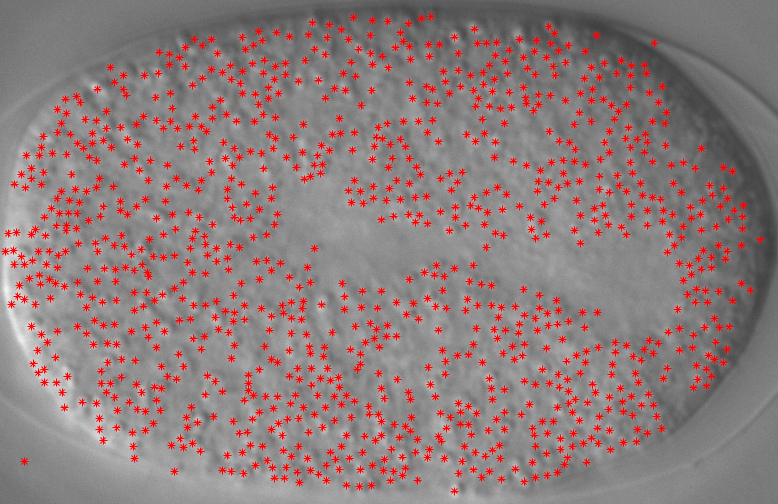
#> input picture expt/cCelegans2018x.png, 778 x 504 px
$ jupyter execute --allow-errors AsterQuant_V6.py.ipynb   (shell and % lines are left out)
#> lines starting #> are read from the running program, lines starting #| are printed output that depends on the picture
[cell 1]
'''
Neha Khetan,
AsterQuant: 2017 - 2022
@ Athale Lab, IISER Pune

Platform to measure aster statistics  i.e. packing and spatial analysis
Developed for Multi - aster project
Can be extended to multiple systems


* Librariers  required: under import
* Files:
         1. AsterQuant_V6.py
         2. compute_functions.py
         3. coordinate_merger.py
         4. plot_Quantvoronoi.py
         5. plot_voronoi.py
         6. READ ME File: README_AsterQuant.md
* USAGE: Check README_AsterQuant.md
'''

import sys
import os
import cv2
import numpy as np
from random import uniform


from scipy.spatial import Voronoi, Delaunay , voronoi_plot_2d
from shapely.geometry import MultiPoint, Point, Polygon
from shapely.ops import polygonize
from scipy.spatial import ConvexHull


import matplotlib.pyplot as plt
import matplotlib.image as mpimg
from matplotlib.ticker import MaxNLocator
from pylab import plot, ginput, show, axis


import plot_voronoi_B as plotdata
import plot_Quantvoronoi as plotQuantdata
import compute_functions as comfun

#############################################################################################################
# 					                       Specify PATHs, filenames, parameters , criterion
#############################################################################################################

# input image path
IPATH_Image         = './expt/' #'./Output_DATA/redo_thickLines/' #../rsk10uM_2021/' #NH4Cl/new/' # './../rsk-dose/1uM/' #'./10uM_RSk/' #'./image/'
# path for input coordinates and boundary points
IPATH_File          = './expt/'
# output path for figures
OPATH_fig			= './output_fig/' #
# output path for files
OPATH_files			= './output_files/' #
OffsetAU	    	=  0      # not used now, exists due to historical reasons - pls ignore


vizpt                    = 1  # bool for visual representation of voronoi plot. # 0: minimal bp represented 1: additional points represented but not considered for stats
NumberBoundaryPointsViz  = 25
cuttoff_merge_expt       = 1


# ---------------- User reqd. inputs ----------------------
# Image file
filenameImage            = 'cCelegans2018x' #'Fig4E' # #  #'MAX_Projet_.lif - Series023grt1_cf_0.1851'
px2micron                =  1 # 0.152 		  120.0/150.0 #0.284   # 1 px corresponds to um?# work in progress to read metadata here n infer as in matlab - for now - its an input param for user
extn                     = '.png'
# a name of choice for ur reference
outfilename     	     = 'nem'       # 'zhiyi_b' #'1 microM inh RSK.lif - Image011_CF_0.1804'    # name by which the o/p files should be prefixed or suffixed
# unit for Quantification CHOOSE whether in px or um
u_scale                  = 'pixel'  # provide as either 'pixel' or 'micron'                 #
# Aster coordinate selection choice
selectImage 		     = 0  # Boolean: 0: Read coordinates from file; 1: Input selects 2: Segmentation
# Coordinates of asters written to a file
FnameAsterCoor           = 'corr_T_Celegans2018x_scen.out' # 'selected_points.out' #
# Boundary construction method
method                   = 4 	# 1:no boundary ;  3 for circular approx ; 2: offset 4: for reading from file
# if boundary points are read from a file; specify filename i.e. If method = 4
FnamBoundPoints          = 'corr_T_Celegans2018x_1px_roi.txt'


#############################################################################################################
# 					            Read in the image & extract aster centroids
img = cv2.imread( IPATH_Image + filenameImage + extn , 0 )
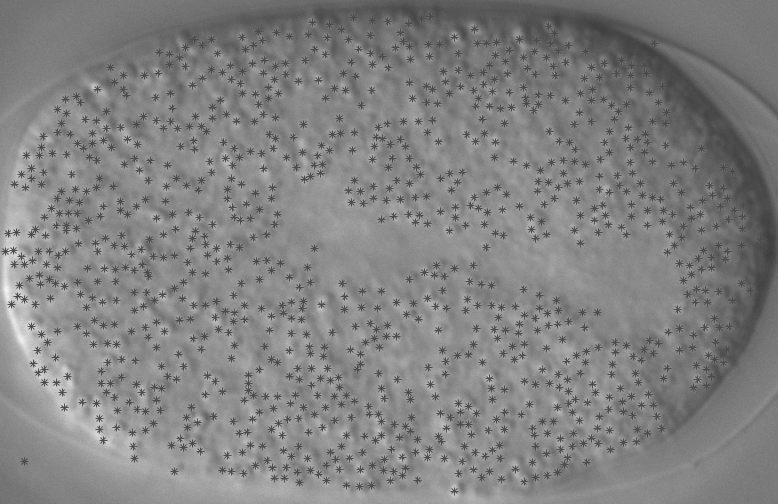
#> img: shape (504, 778); min 61, max 248, mean 129.9
h = img.shape[0]
#> h = 504
w = img.shape[1]
#> w = 778
# mean half dimension along length n width
CellRad  =  (( h/2.0 + w/2.0 )/2.0 )
#> CellRad = 320.5
NumberBoundaryPoints  = 35


# Choose the aster centers
#> (the rest of this cell did not finish here and is left out)


$ run again, with expt/ORIT_Celegans2018x.png copied over expt/cCelegans2018x.png
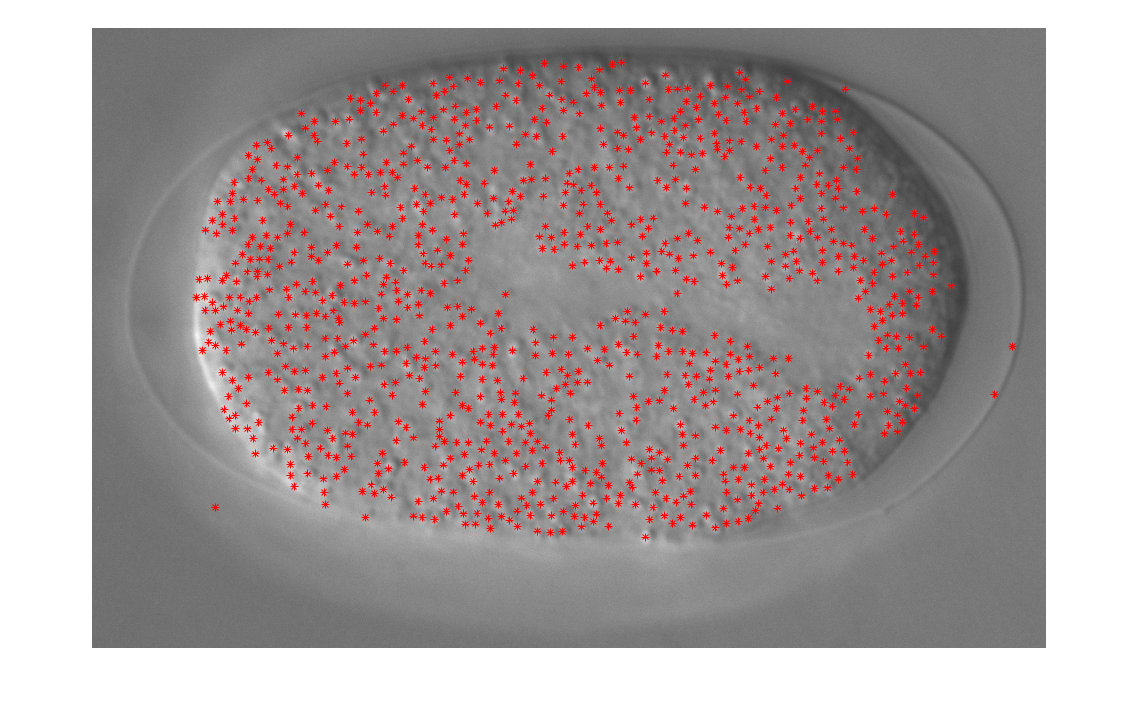
#> input picture expt/ORIT_Celegans2018x.png, 1140 x 711 px
#> `img = cv2.imread( IPATH_Image + filenameImage + extn , 0 )`:
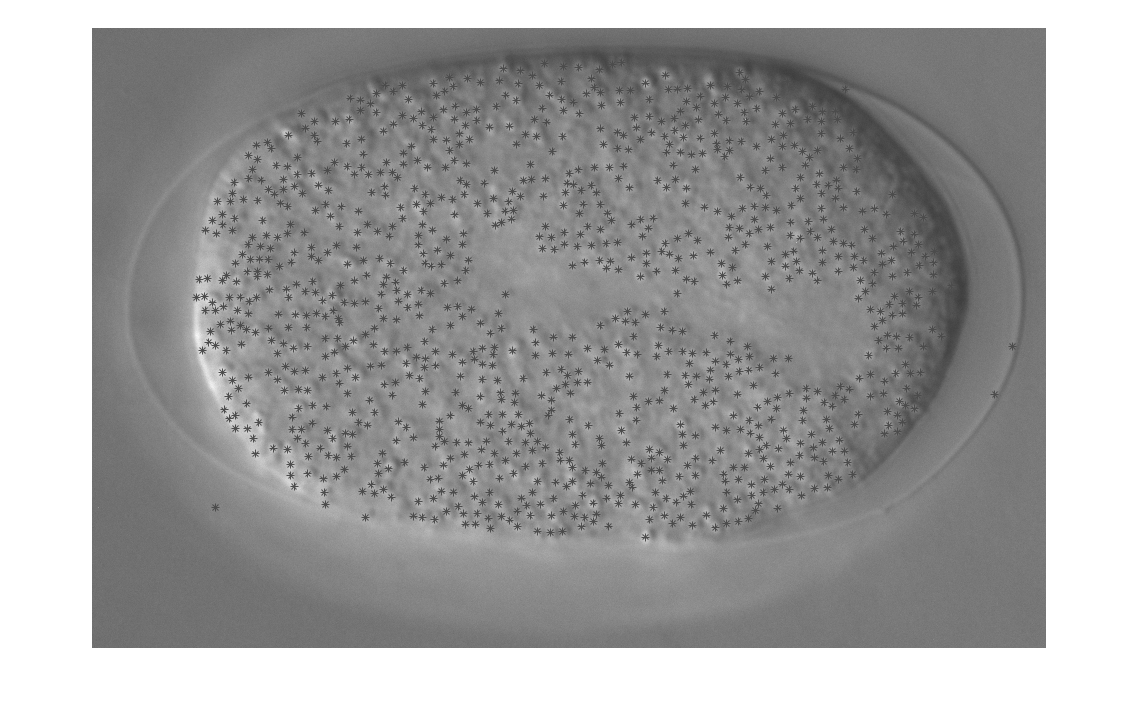
#> img: shape (711, 1140); min 61, max 255, mean 161.9
